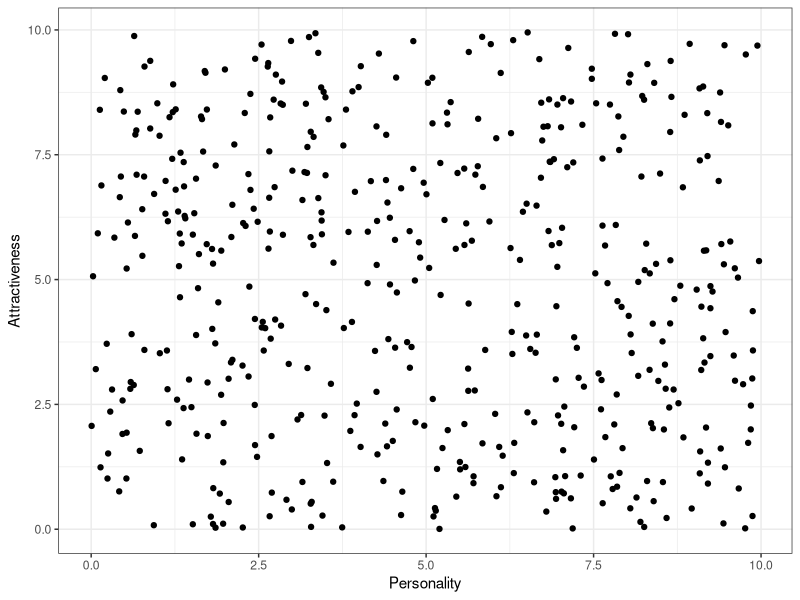
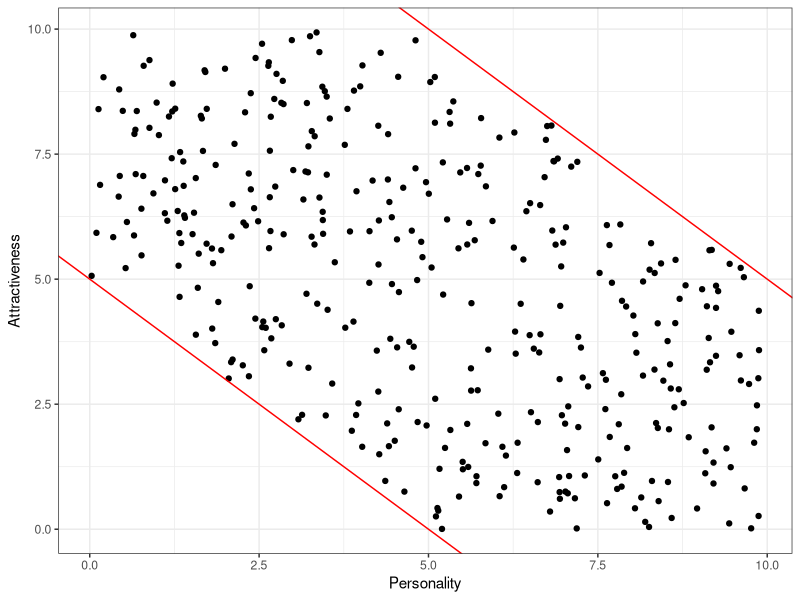
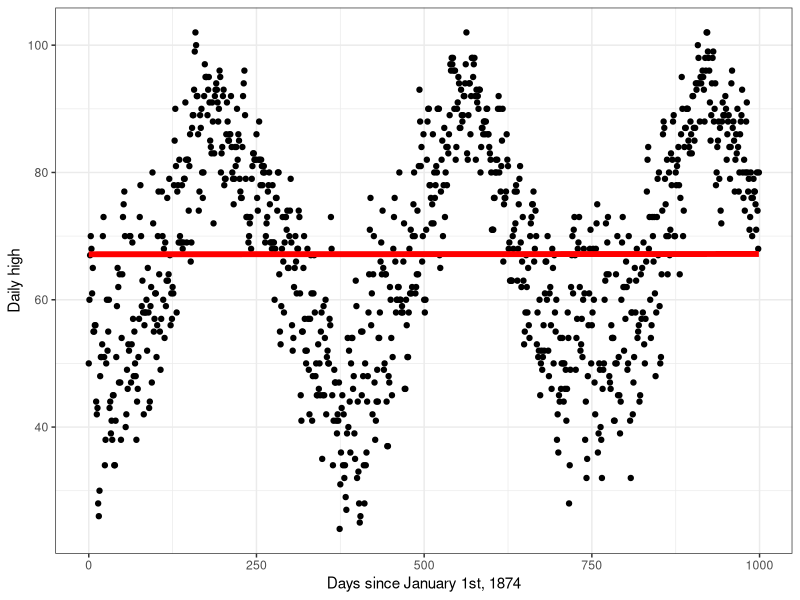
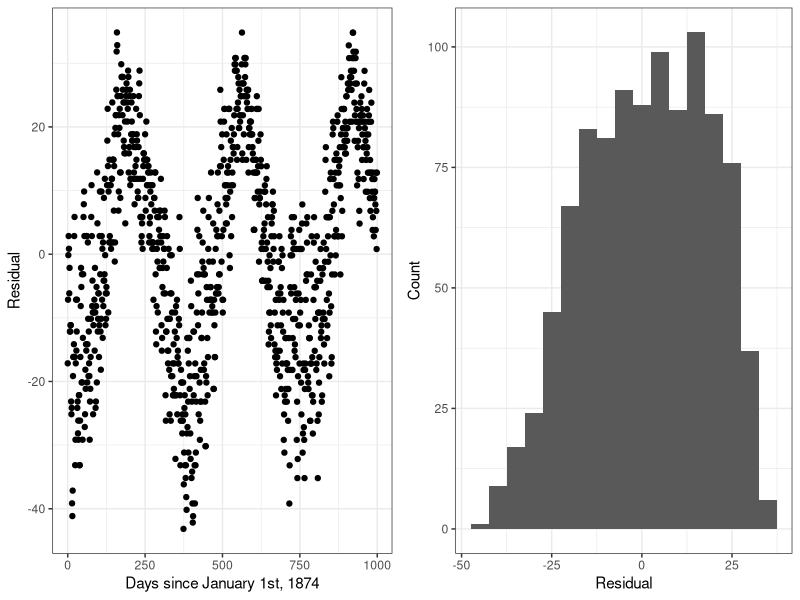
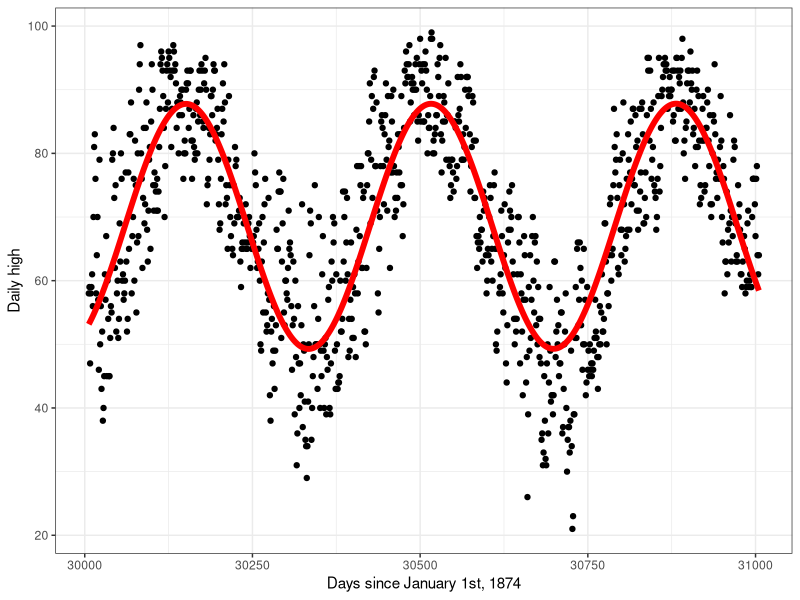
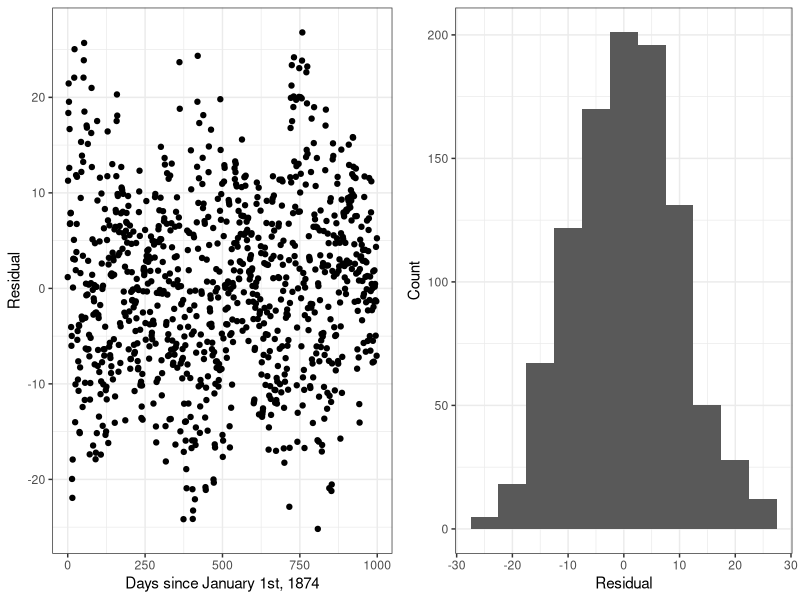
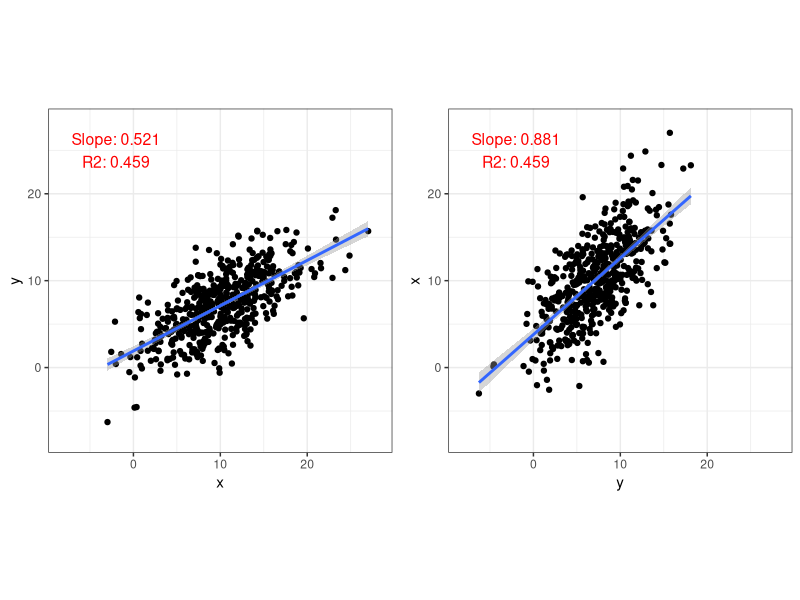

Here is the R script that generated these plots, in order: (Note: a time limit stopped this script after it produced the figures.)
## ---- chunk 1
list.of.packages <- c("ggplot2", "gridExtra")
new.packages <- list.of.packages[!(list.of.packages %in% installed.packages()[,"Package"])]
if(length(new.packages)) install.packages(new.packages)

library(ggplot2)
library(gridExtra)
## ---- chunk 2
df <- data.frame(Attractiveness=runif(500, 0, 10), Personality=runif(500, 0, 10))
ggplot(df, aes(x=Personality, y=Attractiveness)) + 
  geom_point() + 
  theme_bw()
## ---- chunk 3
df <- df[df$Attractiveness + df$Personality > 5 & df$Attractiveness + df$Personality <15,]
ggplot(df, aes(x=Personality, y=Attractiveness)) + 
  geom_point() + 
  theme_bw() + 
  geom_abline(intercept = 5, slope = -1, col="red") +
  geom_abline(intercept = 15, slope = -1, col="red")
## ---- chunk 4
# Read in data and add a days-since-Jan-1-1874 column
temps <- read.csv('data/norfolk_temps.csv')
temps$day_num <- 1:length(temps$tmax) - 1
temps <- temps[!is.na(temps$tmax),]
temps <- temps[,c("tmax", "day_num")]

## ---- chunk 5
# Fit the model
naive_fit <- lm(tmax ~ day_num, temps)
summary(naive_fit)$coefficients
## ---- chunk 6
# Get predicted values
predicted_df <- data.frame(tmax = naive_fit$fitted.values, day_num = temps$day_num)

# Plot real versus predicted
ggplot(temps[1:1000,], aes(x = day_num, y = tmax)) +
  geom_point() + 
  geom_line(col="red", linewidth=2, data = predicted_df[1:1000,], aes(x=day_num, y=tmax)) + 
  theme_bw() + 
  xlab("Days since January 1st, 1874") + 
  ylab("Daily high")
## ---- chunk 7
# Calculate residuals
error_df <- data.frame(residual = temps$tmax - 
                         naive_fit$fitted.values, day_num = temps$day_num)

p1 <- ggplot(error_df[1:1000,], aes(y = residual, x = day_num)) + 
  geom_point() + 
  theme_bw() + 
  xlab("Days since January 1st, 1874") + 
  ylab("Residual")

p2 <- ggplot(error_df[1:1000,], aes(x = residual)) + 
  geom_histogram(binwidth = 5) + 
  theme_bw() + 
  ylab("Count")  +
  xlab("Residual")

grid.arrange(p1, p2, ncol=2)
## ---- chunk 8
# Fit the model
lm_fit <- lm(tmax ~ day_num + sin(2 * pi / 365.249 * day_num) + 
               cos(2 * pi / 365.249 * day_num), temps)

# Get the predicted values from the model
predicted_df <- data.frame(tmax = lm_fit$fitted.values, day_num = temps$day_num)

# Plot the actual and predicted values
ggplot(temps[30001:31000,], aes(x=day_num, y=tmax)) + 
  geom_point() + 
  theme_bw() +
  geom_line(color = "red", linewidth = 2, data = predicted_df[30001:31000,], 
            aes(x=day_num, y=tmax)) + 
  xlab("Days since January 1st, 1874") + 
  ylab("Daily high")

# Calculate parameters
alpha <- sqrt(lm_fit$coefficients[3]^2 + lm_fit$coefficients[4]^2)
phi = acos(lm_fit$coefficients[3]/alpha) * 
  365.249 / (2 * pi)
params <- c(alpha, phi, lm_fit$coefficients[2])
names(params) <- c("alpha", "phi", "beta")

# Print parameter estimates
round(params, 7)
## ---- chunk 9
coef(summary(lm_fit))
## ---- chunk 10
error_df <- data.frame(residual = temps$tmax - lm_fit$fitted.values, day_num = temps$day_num)

p1 <- ggplot(error_df[1:1000,], aes(y = residual, x = day_num)) + 
  geom_point() + 
  theme_bw() + 
  xlab("Days since January 1st, 1874") + 
  ylab("Residual")

p2 <- ggplot(error_df[1:1000,], aes(x = residual)) + 
  geom_histogram(binwidth = 5) + 
  theme_bw() + 
  ylab("Count")  +
  xlab("Residual")

grid.arrange(p1, p2, ncol=2)
## ---- chunk 11
predict(lm_fit, 
        data.frame("day_num" = as.numeric(as.Date("2023-03-19") - as.Date("1874-01-01"))), 
        interval = "confidence", level = 0.95)
## ---- chunk 12
predict(lm_fit, 
        data.frame("day_num" = as.numeric(as.Date("2023-03-19") - as.Date("1874-01-01"))), 
        interval = "prediction", level = 0.95)
## ---- chunk 13
set.seed(139)
n <- 500
beta_0 <- 2
beta_1 <- 0.5
x <- rnorm(n, 10, 5)
y <- beta_0 + beta_1 * x + rnorm(n, 0, 3)
lm1 <- summary(lm(y ~ x))
plot1 <- ggplot(data.frame(x, y), aes(x=x, y=y)) + 
  geom_point() + 
  geom_smooth(method = 'lm', formula = 'y ~ x') + 
  theme_bw() + 
  annotate(
    "text", label = paste0("Slope: ", round(lm1$coefficients[2,1], 3), "\nR2: ", round(lm1$r.squared, 3)),
    x = -2, y = 25, size = 4, colour = "red"
  ) + 
  coord_equal() + 
  xlim(-8, 28) + 
  ylim(-8, 28)

lm2 <- summary(lm(x ~ y))
plot2 <- ggplot(data.frame(x, y), aes(x=y, y=x)) + 
  geom_point() + 
  geom_smooth(method = 'lm', formula = 'y ~ x') + 
  theme_bw() + 
  xlab("y") + 
  ylab("x") +
  annotate(
    "text", label = paste0("Slope: ", round(lm2$coefficients[2,1], 3), "\nR2: ", round(lm2$r.squared, 3)),
    x = -2, y = 25, size = 4, colour = "red"
  ) + 
  coord_equal() + 
  xlim(-8, 28) + 
  ylim(-8, 28)

grid.arrange(plot1, plot2, ncol=2)
## ---- chunk 14
set.seed(111)

# Parameters
n <- 20
beta_0 <- 5
beta_1 <- 2
sigma_sq <- 10
nsims <- 10^4

# Vectors for results
mu_covered <- vector(length = nsims)
mu_covered_prime <- vector(length = nsims)
new_covered <- vector(length = nsims)
new_covered_prime <- vector(length = nsims)

for (i in 1:nsims) {
  # Generate data from the model
  x <- runif(n, 0, 10)
  y <- (beta_0 + beta_1 * x + rnorm(n, 0, sqrt(sigma_sq)))^2
  
  # Fit the model on the original scale
  org_fit <- lm(y ~ x)
  
  # Fit the true model
  sqrt_fit <- lm(sqrt(y) ~ x)

  # Get the true conditional mean
  mu_true <- (beta_0 + beta_1 * 5)^2 + sigma_sq
  
  # Create an interval from beta_1 and check coverage
  mu_covered_int <- predict(sqrt_fit, data.frame(x=5), 
                               interval = "confidence", 
                               level = 0.95)^2
  mu_covered[i] <- mu_true > mu_covered_int[2] & 
    mu_true < mu_covered_int[3]
  
  # Create an interval from beta_1 and check coverage
  mu_covered_prime_int <- predict(org_fit, data.frame(x=5), 
                               interval = "confidence", 
                               level = 0.95)
  mu_covered_prime[i] <- mu_true > mu_covered_prime_int[2] & mu_true < mu_covered_prime_int[3]
  
  # Create a new data point from the model
  x_new <- 5
  y_new  <- (beta_0 + beta_1 * x_new + rnorm(1, 0, sqrt(sigma_sq)))^2
  
  # Create the intervals and check coverage
  new_covered_int <- predict(sqrt_fit, data.frame(x=x_new), 
                               interval = "prediction", 
                               level = 0.95)^2
  new_covered[i] <- y_new > new_covered_int[2] & y_new < new_covered_int[3]
  
  new_covered_prime_int <- predict(org_fit, data.frame(x=x_new), 
                               interval = "prediction", 
                               level = 0.95)
  new_covered_prime[i] <- y_new > new_covered_prime_int[2] & y_new < new_covered_prime_int[3]
  
}

df <- rbind(c(mean(mu_covered), mean(new_covered)), 
            c(mean(mu_covered_prime), mean(new_covered_prime)))
colnames(df) <- c("Confidence coverage", "Prediction coverage")
rownames(df) <- c("Beta_1", "Beta_1 prime")
knitr::kable(df)
